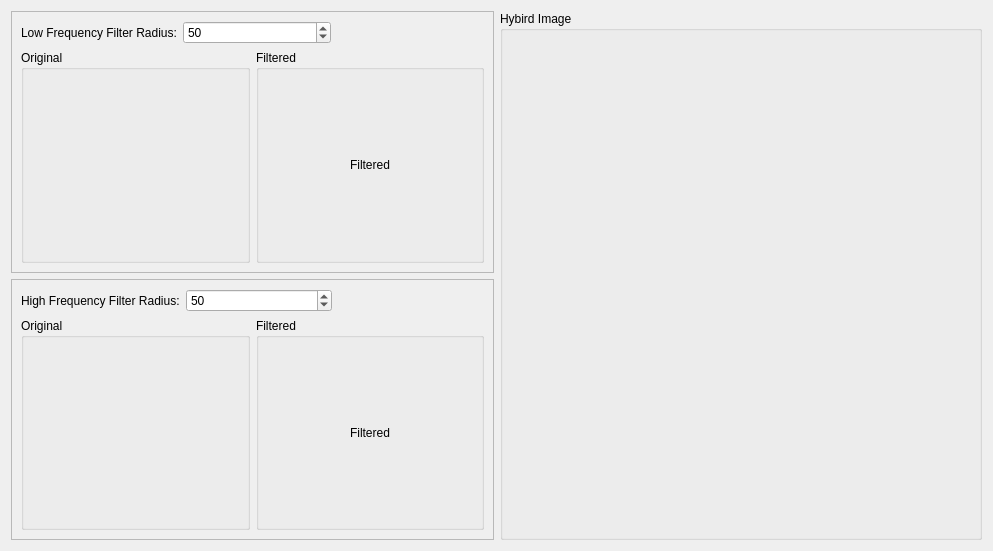
<?xml version="1.0" encoding="UTF-8"?>
<ui version="4.0">
 <class>page3</class>
 <widget class="QWidget" name="page3">
  <property name="geometry">
   <rect>
    <x>0</x>
    <y>0</y>
    <width>993</width>
    <height>551</height>
   </rect>
  </property>
  <property name="windowTitle">
   <string>Form</string>
  </property>
  <layout class="QHBoxLayout" name="horizontalLayout">
   <item>
    <layout class="QVBoxLayout" name="input_imgs_layout">
     <item>
      <widget class="QFrame" name="high_freq_img_layout">
       <property name="frameShape">
        <enum>QFrame::StyledPanel</enum>
       </property>
       <property name="frameShadow">
        <enum>QFrame::Raised</enum>
       </property>
       <layout class="QGridLayout" name="gridLayout_2">
        <item row="0" column="0">
         <widget class="QLabel" name="low_label">
          <property name="text">
           <string>Low Frequency Filter Radius:</string>
          </property>
          <property name="scaledContents">
           <bool>false</bool>
          </property>
         </widget>
        </item>
        <item row="0" column="1">
         <widget class="QSpinBox" name="low_res">
          <property name="minimum">
           <number>1</number>
          </property>
          <property name="maximum">
           <number>200</number>
          </property>
          <property name="value">
           <number>50</number>
          </property>
         </widget>
        </item>
        <item row="0" column="2">
         <spacer name="horizontalSpacer">
          <property name="orientation">
           <enum>Qt::Horizontal</enum>
          </property>
          <property name="sizeType">
           <enum>QSizePolicy::Preferred</enum>
          </property>
          <property name="sizeHint" stdset="0">
           <size>
            <width>147</width>
            <height>20</height>
           </size>
          </property>
         </spacer>
        </item>
        <item row="1" column="0" colspan="3">
         <layout class="QHBoxLayout" name="horizontalLayout_7">
          <item>
           <widget class="QGroupBox" name="groupBox_4">
            <property name="title">
             <string>Original</string>
            </property>
            <layout class="QHBoxLayout" name="horizontalLayout_3">
             <item>
              <widget class="Clickable" name="low_freq_img_label">
               <property name="cursor">
                <cursorShape>PointingHandCursor</cursorShape>
               </property>
               <property name="mouseTracking">
                <bool>true</bool>
               </property>
               <property name="toolTip">
                <string>&lt;html&gt;&lt;head/&gt;&lt;body&gt;&lt;p&gt;Upload Image&lt;/p&gt;&lt;/body&gt;&lt;/html&gt;</string>
               </property>
               <property name="whatsThis">
                <string/>
               </property>
               <property name="styleSheet">
                <string notr="true">QLabel:hover {
  background-color: #33b78620;
	border: 1px solid #d66d31;

}</string>
               </property>
               <property name="text">
                <string/>
               </property>
               <property name="pixmap">
                <pixmap resource="../resources.qrc">:/icons/resources/icons8-upload-32.png</pixmap>
               </property>
               <property name="scaledContents">
                <bool>false</bool>
               </property>
               <property name="alignment">
                <set>Qt::AlignCenter</set>
               </property>
              </widget>
             </item>
            </layout>
           </widget>
          </item>
          <item>
           <widget class="QGroupBox" name="groupBox_5">
            <property name="title">
             <string>Filtered</string>
            </property>
            <layout class="QHBoxLayout" name="horizontalLayout_5">
             <item>
              <widget class="QLabel" name="low_freq_filtered_img_label">
               <property name="text">
                <string>Filtered</string>
               </property>
               <property name="scaledContents">
                <bool>true</bool>
               </property>
               <property name="alignment">
                <set>Qt::AlignCenter</set>
               </property>
              </widget>
             </item>
            </layout>
           </widget>
          </item>
         </layout>
        </item>
       </layout>
      </widget>
     </item>
     <item>
      <widget class="QFrame" name="low_freq_img_layout">
       <property name="frameShape">
        <enum>QFrame::StyledPanel</enum>
       </property>
       <property name="frameShadow">
        <enum>QFrame::Raised</enum>
       </property>
       <layout class="QGridLayout" name="gridLayout">
        <item row="0" column="1">
         <widget class="QSpinBox" name="high_res">
          <property name="minimum">
           <number>1</number>
          </property>
          <property name="maximum">
           <number>200</number>
          </property>
          <property name="value">
           <number>50</number>
          </property>
         </widget>
        </item>
        <item row="1" column="0" colspan="3">
         <layout class="QHBoxLayout" name="horizontalLayout_4">
          <item>
           <widget class="QGroupBox" name="groupBox_2">
            <property name="title">
             <string>Original</string>
            </property>
            <layout class="QHBoxLayout" name="horizontalLayout_2">
             <item>
              <widget class="Clickable" name="high_freq_img_label">
               <property name="cursor">
                <cursorShape>PointingHandCursor</cursorShape>
               </property>
               <property name="styleSheet">
                <string notr="true">QLabel:hover {
background-color: #33b78620;
	border: 1px solid #d66d31;

}</string>
               </property>
               <property name="text">
                <string/>
               </property>
               <property name="pixmap">
                <pixmap resource="../resources.qrc">:/icons/resources/icons8-upload-32.png</pixmap>
               </property>
               <property name="scaledContents">
                <bool>false</bool>
               </property>
               <property name="alignment">
                <set>Qt::AlignCenter</set>
               </property>
              </widget>
             </item>
            </layout>
           </widget>
          </item>
          <item>
           <widget class="QGroupBox" name="groupBox_3">
            <property name="title">
             <string>Filtered</string>
            </property>
            <layout class="QVBoxLayout" name="verticalLayout">
             <item>
              <widget class="QLabel" name="high_freq_filtered_img_label">
               <property name="text">
                <string>Filtered</string>
               </property>
               <property name="scaledContents">
                <bool>true</bool>
               </property>
               <property name="alignment">
                <set>Qt::AlignCenter</set>
               </property>
              </widget>
             </item>
            </layout>
           </widget>
          </item>
         </layout>
        </item>
        <item row="0" column="2">
         <spacer name="horizontalSpacer_2">
          <property name="orientation">
           <enum>Qt::Horizontal</enum>
          </property>
          <property name="sizeType">
           <enum>QSizePolicy::Preferred</enum>
          </property>
          <property name="sizeHint" stdset="0">
           <size>
            <width>145</width>
            <height>20</height>
           </size>
          </property>
         </spacer>
        </item>
        <item row="0" column="0">
         <widget class="QLabel" name="high_label">
          <property name="text">
           <string>High Frequency Filter Radius:</string>
          </property>
         </widget>
        </item>
       </layout>
      </widget>
     </item>
    </layout>
   </item>
   <item>
    <layout class="QVBoxLayout" name="output_layout">
     <item>
      <widget class="QGroupBox" name="groupBox">
       <property name="title">
        <string>Hybird Image</string>
       </property>
       <layout class="QGridLayout" name="gridLayout_3">
        <item row="1" column="0">
         <widget class="QLabel" name="output_img_label">
          <property name="text">
           <string/>
          </property>
          <property name="alignment">
           <set>Qt::AlignCenter</set>
          </property>
         </widget>
        </item>
       </layout>
      </widget>
     </item>
    </layout>
   </item>
  </layout>
 </widget>
 <customwidgets>
  <customwidget>
   <class>Clickable</class>
   <extends>QLabel</extends>
   <header location="global">clickable.h</header>
   <slots>
    <signal>clicked()</signal>
   </slots>
  </customwidget>
 </customwidgets>
 <resources>
  <include location="../resources.qrc"/>
 </resources>
 <connections/>
</ui>
